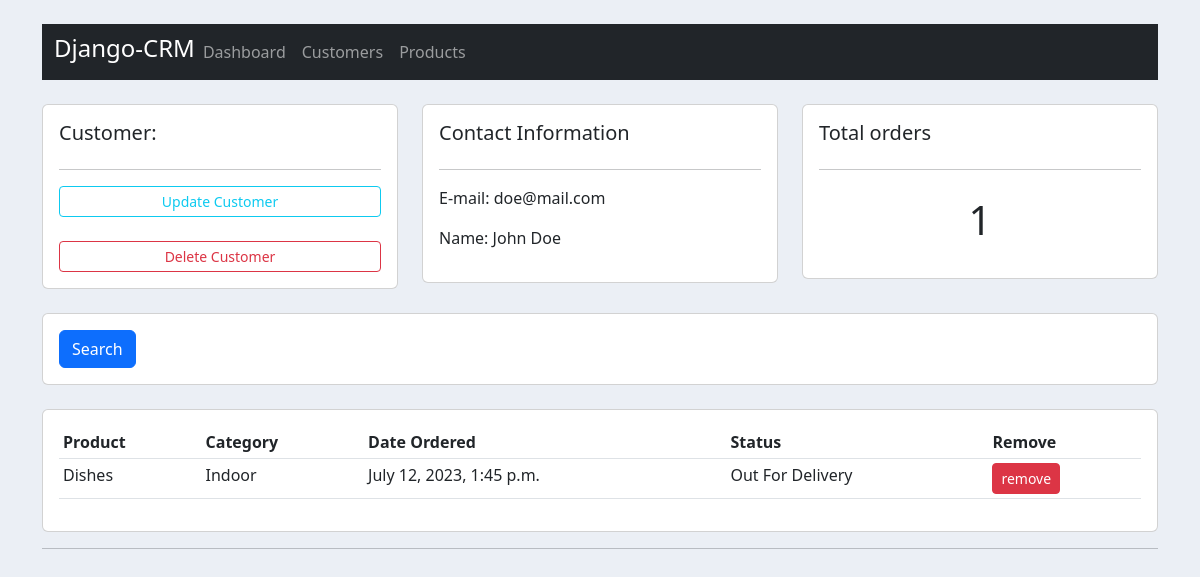
The page /customer/1/orders/ on the database as committed earlier.
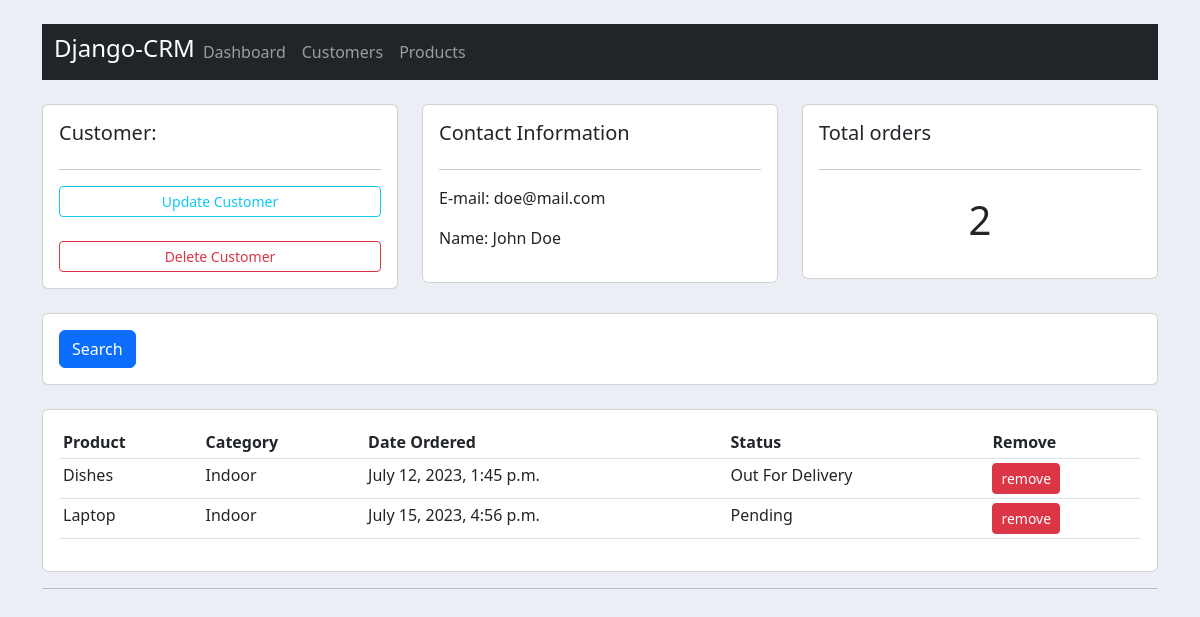
The same page on the database as committed later.
### accounts/models.py (models this page shows, shortened)
class Order(models.Model):
    STATUS = (
        ('Pending','Pending'),
        ('Out For Delivery','Out For Delivery'),
        ('Delivered','Delivered'),
    )
    customer = models.ForeignKey(Customer,null=True,on_delete=models.SET_NULL)
    product = models.ForeignKey(Product,null=True,on_delete=models.SET_NULL)
    date_created = models.DateTimeField(auto_now_add=True,null=True)
    status = models.CharField(max_length=200,null=True,choices=STATUS)

class Product(models.Model):
    CATEGORY = (
        ('Indoor','Indoor'),
        ('Outdoor','Outdoor')
    )
    name = models.CharField(max_length=200,null=True)
    price = models.FloatField(null=True)
    category = models.CharField(max_length=200,null=True,choices=CATEGORY)
    description =models.CharField(max_length=200,null=True,blank=True)
    date_created = models.DateTimeField(auto_now_add=True,null=True)
    tags = models.ManyToManyField(Tags)
    def __str__(self):
        return self.name

### accounts/views.py (the view)
# urls.py: path('customer/<int:customer_id>/orders/', customer_orders, name='customer_orders'),
def customer_orders(request, customer_id):
    customer = get_object_or_404(Customer, id=customer_id)
    orders = Order.objects.filter(customer=customer)
    order_count = orders.count()
    context = {'customer': customer, 'orders': orders, 'order_count': order_count}
    return render(request, 'accounts/customer.html', context)

### accounts/templates/accounts/customer.html
{% extends 'accounts/main.html' %}
{% block content %}
<br>
<div class="row">
    <div class="col-md">
        <div class="card card-body">
            <h5>Customer:</h5>
            <hr>
            <a href="" class="btn btn-outline-info btn-sm btn-block">Update Customer</a>
            <br>
            <a href="{% url 'delete_customer' customer.id %}" class="btn btn-outline-danger btn-sm btn-block">Delete Customer</a>
        </div>
    </div>
    <div class="col-md">
        <div class="card card-body">
           <h5>Contact Information</h5>
           <hr>
           <p>E-mail: {{customer.email}}</p>
           <p>Name:  {{customer.name}}</p>
        </div>
    </div>
    <div class="col-md">
        <div class="card card-body">
           <h5>Total orders</h5>
           <hr>
        <h1 style="text-align: center; padding: 10px;">{{order_count}}</h1>
        </div>
    </div>
</div>
<br>
<div class="row">
   <div class="col">
    <div class="card card-body">
     <form action="" method="get">
        <div class="btn btn-primary" type="submit">Search</div>
     </form>
    </div>
   </div>
</div>
<br>
<div class="row">
    <div class="col-md">
        <div class="card card-body">
            <table class="table table-sm">
                <tr>
                    <th>Product</th>
                    <th>Category</th>
                    <th>Date Ordered</th>
                    <th>Status</th>
                    <th>Remove</th>
                </tr>
                {% for order in orders %}
                <tr>
                    <td>{{order.product}}</td>
                    <td>{{order.product.category}}</td>
                    <td>{{order.date_created}}</td>
                    <td>{{order.status}}</td>
                    <td><a href="{% url 'delete_order' order.id %}" class="btn btn-danger btn-sm">remove</a></a></td>
                </tr>
                {% endfor %}
            </table>
        </div>
    </div>
</div>
{% endblock %}

Rows that differ between the two databases and show on the page:
added Order: product "Laptop", product.category "Indoor", date_created "July 15, 2023, 4:56 p.m.", status "Pending"
Other text that changed with them:
{{ order_count }}: "1" → "2"
